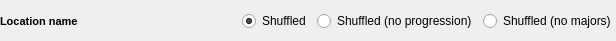
<?xml version="1.0" encoding="UTF-8"?>
<ui version="4.0">
 <class>LocationPoolRowWidget</class>
 <widget class="QWidget" name="LocationPoolRowWidget">
  <property name="geometry">
   <rect>
    <x>0</x>
    <y>0</y>
    <width>616</width>
    <height>41</height>
   </rect>
  </property>
  <property name="sizePolicy">
   <sizepolicy hsizetype="Preferred" vsizetype="Fixed">
    <horstretch>0</horstretch>
    <verstretch>0</verstretch>
   </sizepolicy>
  </property>
  <property name="maximumSize">
   <size>
    <width>16777215</width>
    <height>16777215</height>
   </size>
  </property>
  <property name="windowTitle">
   <string>
				Item Configuration
			</string>
  </property>
  <layout class="QHBoxLayout" name="root_layout">
   <property name="leftMargin">
    <number>0</number>
   </property>
   <property name="topMargin">
    <number>2</number>
   </property>
   <property name="rightMargin">
    <number>0</number>
   </property>
   <property name="bottomMargin">
    <number>0</number>
   </property>
   <item>
    <widget class="QLabel" name="label_location_name">
     <property name="font">
      <font>
       <pointsize>8</pointsize>
       <bold>true</bold>
      </font>
     </property>
     <property name="text">
      <string>Location name</string>
     </property>
    </widget>
   </item>
   <item>
    <widget class="QRadioButton" name="radio_shuffled">
     <property name="sizePolicy">
      <sizepolicy hsizetype="Maximum" vsizetype="Fixed">
       <horstretch>0</horstretch>
       <verstretch>0</verstretch>
      </sizepolicy>
     </property>
     <property name="toolTip">
      <string>This location is shuffled normally</string>
     </property>
     <property name="text">
      <string>Shuffled</string>
     </property>
     <property name="checked">
      <bool>true</bool>
     </property>
    </widget>
   </item>
   <item>
    <widget class="QRadioButton" name="radio_shuffled_no_progression">
     <property name="sizePolicy">
      <sizepolicy hsizetype="Maximum" vsizetype="Fixed">
       <horstretch>0</horstretch>
       <verstretch>0</verstretch>
      </sizepolicy>
     </property>
     <property name="toolTip">
      <string>This location is shuffled, but cannot contain a item required for progression</string>
     </property>
     <property name="text">
      <string>Shuffled (no progression)</string>
     </property>
    </widget>
   </item>
   <item>
    <widget class="QRadioButton" name="radio_shuffled_no_majors">
     <property name="sizePolicy">
      <sizepolicy hsizetype="Maximum" vsizetype="Fixed">
       <horstretch>0</horstretch>
       <verstretch>0</verstretch>
      </sizepolicy>
     </property>
     <property name="toolTip">
      <string>This location is shuffled, but cannot contain a &quot;major&quot; item</string>
     </property>
     <property name="text">
      <string>Shuffled (no majors)</string>
     </property>
    </widget>
   </item>
  </layout>
 </widget>
 <layoutdefault spacing="6" margin="11"/>
 <resources/>
 <connections/>
</ui>
